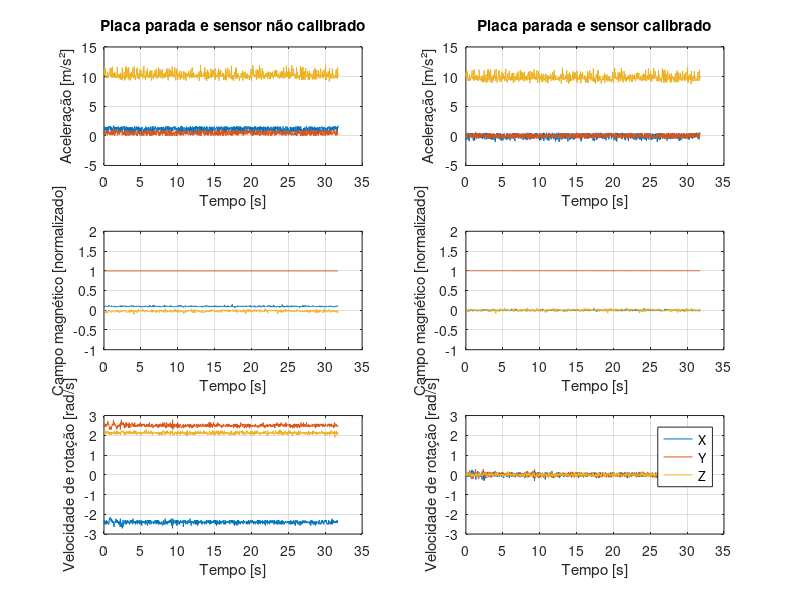
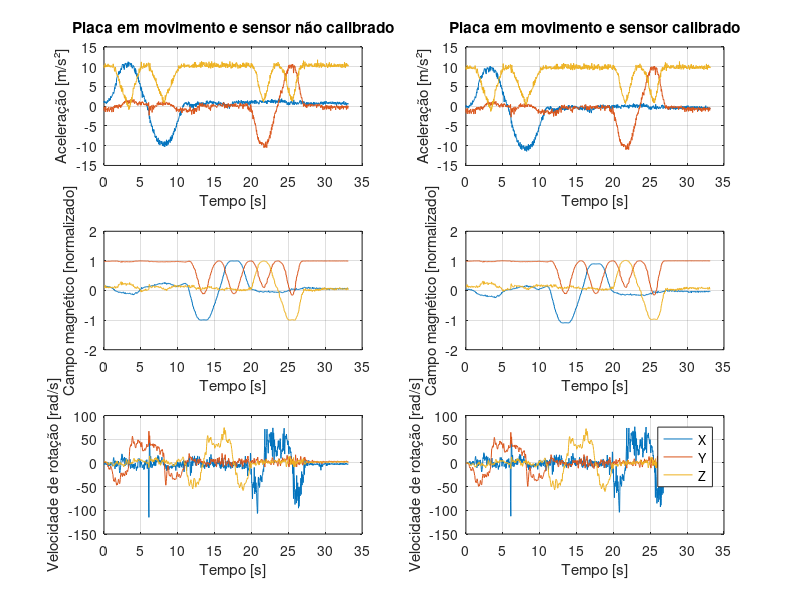
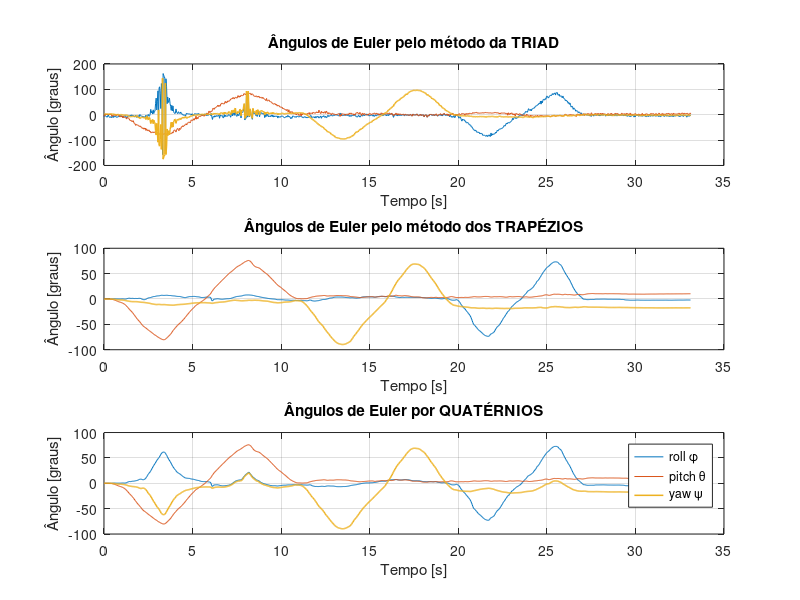
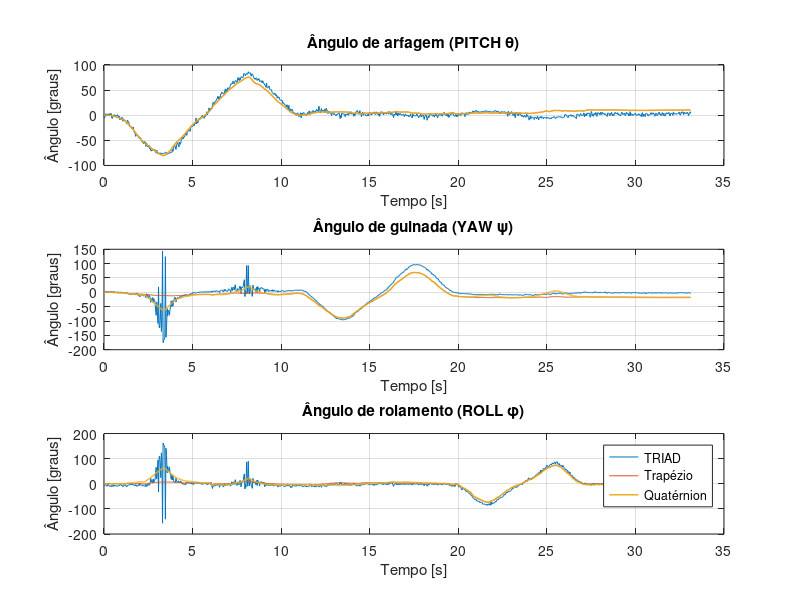

MATLAB code for these plots, in order: (Note: this script raises an error after producing the figures.)
close all
clear
clc

g = 9.81; % [m/s²] - aceleração da gravidade


%% LER ARQUIVOS

% Arquivo parada.txt
fileID = fopen('parada.txt','r'); % Abrir o Arquivo
for i = 1:1000
    string_parada = regexp(fgetl(fileID),',','split'); % Vetor com todos as strings separadas por ,
    parada(i,:) = str2double(string_parada(1:9));
    tempo_parada(i) = str2double(string_parada(10));
end
fclose(fileID);
% Sistema de referência do acelerômetro para o giroscópio
parada(:,1) = -parada(:,1);
% Sistema de referência do magnetômetro para o giroscópio
parada(:,4:6) = [fliplr(parada(:,4:5)) parada(:,6)];
parada(:,4) = -parada(:,4);

% Arquivo 90yzx.txt
fileID = fopen('90yzx.txt','r'); % Abrir o Arquivo
for i = 1:1000
    string_movimento = regexp(fgetl(fileID),',','split'); % Vetor com todos as strings separadas por ,
    movimento(i,:) = str2double(string_movimento(1:9));
    tempo_movimento(i) = str2double(string_movimento(10));
end
fclose(fileID);
% Sistema de referência do acelerômetro para o giroscópio
movimento(:,1) = -movimento(:,1);
% Sistema de referência do magnetômetro para o giroscópio
movimento(:,4:6) = [fliplr(movimento(:,4:5)) movimento(:,6)];
movimento(:,4) = -movimento(:,4);

%% CONVERSÃO DOS VALORES

modulo_parada = vecnorm(parada(:,4:6)')';
parada(:,1:3) = parada(:,1:3)*(1/256)*g; % Acelerômetro em g - m/s²
parada(:,4) = parada(:,4)./modulo_parada; % X magnetômetro
parada(:,5) = parada(:,5)./modulo_parada; % Y magnetômetro
parada(:,6) = parada(:,6)./modulo_parada; % Z magnetômetro
parada(:,7:9) = parada(:,7:9)*(1/14.375); % Giroscópio em rad/s

modulo_movimento = vecnorm(movimento(:,4:6)')';
movimento(:,1:3) = movimento(:,1:3)*(1/256)*g; % Acelerômetro em g - m/s²
movimento(:,4) = movimento(:,4)./modulo_movimento; % X magnetômetro
movimento(:,5) = movimento(:,5)./modulo_movimento; % Y magnetômetro
movimento(:,6) = movimento(:,6)./modulo_movimento; % Z magnetômetro
movimento(:,7:9) = movimento(:,7:9)*(1/14.375); % Giroscópio em rad/s


%% CALIBRAÇÃO

% vetor de desvio: colunas 1 a 3 acelerômetro / colunas 4 a 6 magnetômetro
% / colunas 7 a 9 giroscópio
desvio = [0 0 g 0 1 0 0 0 0] - mean(parada(:,1:9));

% Sensores calibrados
parada_calibrado = parada(:,1:9)+desvio;
movimento_calibrado = movimento(:,1:9)+desvio;


%% TEMPO

% Placa parada
t_parada = tempo_parada(1);
for i = 2:1000
   t_parada(i) = t_parada(i-1)+tempo_parada(i); % milisegundos
end
t_parada = t_parada*1/1000;

% Em movimento
t_movimento = tempo_movimento(1);
for i = 2:1000
   t_movimento(i) = t_movimento(i-1)+tempo_movimento(i); % milisegundos
end
t_movimento = t_movimento*1/1000;


%% PLOTAGEM DOS GRÁFICOS

% Para placa Parada sem e com calibração
figure
subplot(3,2,1)
plot(t_parada,parada(:,1:3))
title('Placa parada e sensor não calibrado')
xlabel('Tempo [s]'); ylabel('Aceleração [m/s²]')
axis([0 35 -5 15])
grid on
subplot(3,2,2)
plot(t_parada,parada_calibrado(:,1:3))
title('Placa parada e sensor calibrado')
xlabel('Tempo [s]'); ylabel('Aceleração [m/s²]')
axis([0 35 -5 15])
grid on
subplot(3,2,3)
plot(t_parada,parada(:,4:6))
xlabel('Tempo [s]'); ylabel('Campo magnético [normalizado]')
axis([0 35 -1 2])
grid on
subplot(3,2,4)
plot(t_parada,parada_calibrado(:,4:6))
xlabel('Tempo [s]'); ylabel('Campo magnético [normalizado]')
axis([0 35 -1 2])
grid on
subplot(3,2,5)
plot(t_parada,parada(:,7:9))
xlabel('Tempo [s]'); ylabel('Velocidade de rotação [rad/s]')
axis([0 35 -3 3])
grid on
subplot(3,2,6)
plot(t_parada,parada_calibrado(:,7:9))
xlabel('Tempo [s]'); ylabel('Velocidade de rotação [rad/s]')
axis([0 35 -3 3])
legend('X','Y','Z')
grid on

% Para placa em movimento com e sem calibração
figure
subplot(3,2,1)
plot(t_movimento,movimento(:,1:3))
title('Placa em movimento e sensor não calibrado')
xlabel('Tempo [s]'); ylabel('Aceleração [m/s²]')
axis([0 35 -15 15])
grid on
subplot(3,2,2)
plot(t_movimento,movimento_calibrado(:,1:3))
title('Placa em movimento e sensor calibrado')
xlabel('Tempo [s]'); ylabel('Aceleração [m/s²]')
axis([0 35 -15 15])
grid on
subplot(3,2,3)
plot(t_movimento,movimento(:,4:6))
xlabel('Tempo [s]'); ylabel('Campo magnético [normalizado]')
axis([0 35 -2 2])
grid on
subplot(3,2,4)
plot(t_movimento,movimento_calibrado(:,4:6))
xlabel('Tempo [s]'); ylabel('Campo magnético [normalizado]')
axis([0 35 -2 2])
grid on
subplot(3,2,5)
plot(t_movimento,movimento(:,7:9))
xlabel('Tempo [s]'); ylabel('Velocidade de rotação [rad/s]')
axis([0 35 -150 100])
grid on
subplot(3,2,6)
plot(t_movimento,movimento_calibrado(:,7:9))
xlabel('Tempo [s]'); ylabel('Velocidade de rotação [rad/s]')
axis([0 35 -150 100])
legend('X','Y','Z')
grid on


%% TRIAD METHOD

% Componentes de aceleração
ax_parada = parada_calibrado(:,1)./vecnorm(parada_calibrado(:,1:3)')';
ay_parada = parada_calibrado(:,2)./vecnorm(parada_calibrado(:,1:3)')';
az_parada = parada_calibrado(:,3)./vecnorm(parada_calibrado(:,1:3)')';
a_parada = [ax_parada ay_parada az_parada];

ax_movimento = movimento_calibrado(:,1)./vecnorm(movimento_calibrado(:,1:3)')';
ay_movimento = movimento_calibrado(:,2)./vecnorm(movimento_calibrado(:,1:3)')';
az_movimento = movimento_calibrado(:,3)./vecnorm(movimento_calibrado(:,1:3)')';
a_movimento = [ax_movimento ay_movimento az_movimento];

% ax_parada = parada_calibrado(:,1);
% ay_parada = parada_calibrado(:,2);
% az_parada = parada_calibrado(:,3);
% a_parada = [ax_parada ay_parada az_parada];
% 
% ax_movimento = movimento_calibrado(:,1);
% ay_movimento = movimento_calibrado(:,2);
% az_movimento = movimento_calibrado(:,3);
% a_movimento = [ax_movimento ay_movimento az_movimento];

% Componentes magnetômetro
mag_parada = parada_calibrado(:,4:6);
mag_movimento = movimento_calibrado(:,4:6);

for i = 1:1000
    
    t1i = a_parada(i,:);
    t1b = a_movimento(i,:);
    
%     t1i = a_parada(i,:)/norm(a_parada(i,:));
%     t1b = a_movimento(i,:)/norm(a_movimento(i,:));
    
    t2i = cross(a_parada(i,:),mag_parada(i,:))/norm(cross(a_parada(i,:),mag_parada(i,:)));
    t2b = cross(a_movimento(i,:),mag_movimento(i,:))/norm(cross(a_movimento(i,:),mag_movimento(i,:)));
    
    t3i = cross(t1i,t2i)/norm(cross(t1i,t2i));
    t3b = cross(t1b,t2b)/norm(cross(t1b,t2b));
    
    Ab = [t1b' t2b' t3b'];
    Ai = [t1i' t2i' t3i'];
    Rbi = Ab*Ai';
    
    pitch(i) = asind(Rbi(3,1));  
    yaw(i) = atand(Rbi(1,2)/Rbi(1,1));    
    if Rbi(1,1)<0 && Rbi(1,2)>0
        yaw(i) = yaw(i)+180;
    elseif Rbi(1,1)<0 && Rbi(1,2)<0
        yaw(i) = yaw(i)-180;
    end
    roll(i) = atand(Rbi(2,3)/Rbi(3,3));
    if Rbi(3,3)<0 && Rbi(2,3)>0
        roll(i) = roll(i)+180;
    elseif Rbi(3,3)<0 && Rbi(2,3)<0
        roll(i) = roll(i)-180;
    end
end


%% INTEGRAÇÃO PELA REGRA DO TRAPÉZIO

% Componentes giroscópio
gx_movimento = movimento_calibrado(:,7);
gy_movimento = movimento_calibrado(:,8);
gz_movimento = movimento_calibrado(:,9);
giro_movimento = [gx_movimento gy_movimento gz_movimento];

r = 0;
p = 0;
ya = 0;
for i = 1:999
    x = gx_movimento(i:i+1);
    y = gy_movimento(i:i+1);
    z = gz_movimento(i:i+1);
    t = t_movimento(i:i+1);
        
    roll2(i) = r+trapz(t,x);
    r = roll2(i);
    pitch2(i) = p+trapz(t,y);
    p = pitch2(i);
    yaw2(i) = ya+trapz(t,z);
    ya = yaw2(i);
    t2(i) = sum(t)/2;
end

%% QUATÉRNIONS

for i =1:999
    phi = roll2(i)/2;
    theta = pitch2(i)/2;
    psi = yaw2(i)/2;
    
    q1 = sind(phi)*cosd(theta)*cosd(psi)+cosd(phi)*sind(theta)*sind(psi);
    q2 = cosd(phi)*sind(theta)*cosd(psi)-sind(phi)*cosd(theta)*sind(psi);
    q3 = cosd(phi)*cosd(theta)*sind(psi)+sind(phi)*sind(theta)*cosd(psi);
    q4 = cosd(phi)*cosd(theta)*cosd(psi)-sind(phi)*sind(theta)*sind(psi);
      
    Q = [q1^2-q2^2-q3^2+q4^2, 2*(q1*q2+q3*q4), 2*(q1*q3-q2*q4);
        2*(q1*q2-q3*q4), -q1^2+q2^2-q3^2+q4^2, 2*(q2*q3+q1*q4);
        2*(q1*q3+q2*q4), 2*(q2*q3-q1*q4), -q1^2-q2^2+q3^2+q4^2 ]; 
    
    pitch3(i) = asind(Q(3,1));  
    yaw3(i) = atand(Q(1,2)/Q(1,1));
    if Q(1,1)<0 && Q(1,2)>0
        yaw3(i) = yaw3(i)+180;
    elseif Q(1,1)<0 && Q(1,2)<0
        yaw3(i) = yaw3(i)-180;
    end    
    roll3(i) = atand(Q(2,3)/Q(3,3));
        if Q(3,3)<0 && Q(2,3)>0
        roll3(i) = roll3(i)+180;
    elseif Q(3,3)<0 && Q(2,3)<0
        roll3(i) = roll3(i)-180;
    end
end


%% MÉDIA DOS 3 MÉTODOS

pitch_medio = mean([pitch(1:999); pitch2; pitch3]);
yaw_medio = mean([yaw(1:999); yaw2; yaw3]);
roll_medio = mean([roll(1:999); roll2; roll3]);


%% SEGUNDA PLOTAGEM DE GRÁFICOS

% Comparação entre os Ângulos de Euler de cada método

figure
subplot(3,1,1)
plot(t_movimento,roll, t_movimento,pitch, t_movimento,yaw, 'linewidth',1.1)
title('Ângulos de Euler pelo método da TRIAD')
xlabel('Tempo [s]'); ylabel('Ângulo [graus]')
grid on

subplot(3,1,2)
plot(t2,roll2, t2,pitch2, t2,yaw2, 'linewidth',1.1)
title('Ângulos de Euler pelo método dos TRAPÉZIOS')
xlabel('Tempo [s]'); ylabel('Ângulo [graus]')
grid on

subplot(3,1,3)
plot(t2,roll3, t2,pitch3, t2,yaw3, 'linewidth',1.1)
title('Ângulos de Euler por QUATÉRNIOS')
legend('roll \phi','pitch \theta','yaw \psi')
xlabel('Tempo [s]'); ylabel('Ângulo [graus]')
grid on

% Comparação entre os métodos

figure
subplot(3,1,1)
plot(t_movimento,pitch)
hold on
plot(t2,pitch2, t2,pitch3, 'linewidth',1.1)
title('Ângulo de arfagem (PITCH \theta)')
xlabel('Tempo [s]'); ylabel('Ângulo [graus]')
grid on

subplot(3,1,2)
plot(t_movimento,yaw)
hold on
plot(t2,yaw2, t2,yaw3, 'linewidth',1.1)
title('Ângulo de guinada (YAW \psi)')
xlabel('Tempo [s]'); ylabel('Ângulo [graus]')
grid on

subplot(3,1,3)
plot(t_movimento,roll)
hold on
plot(t2,roll2, t2,roll3, 'linewidth',1.1)
title('Ângulo de rolamento (ROLL \phi)')
xlabel('Tempo [s]'); ylabel('Ângulo [graus]')
legend('TRIAD', 'Trapézio', 'Quatérnion')
grid on

% Média

figure
plot(t2,roll_medio, t2,pitch_medio, t2,yaw_medio, 'linewidth',1.1)
title('Ângulos de Euler - Média dos 3 métodos')
xlabel('Tempo [s]'); ylabel('Ângulo [graus]')
legend('roll \phi','pitch \theta','yaw \psi')
grid on


%% Erros absolutos e relativos

% TRIAD E TRAPÉZIO
fprintf('Método da TRIAD e do TRAPÉZIO \n\n')

erro_absoluto_medio_pitch_Triad_Trap = abs(mean(pitch)-mean(pitch2));
erro_absoluto_medio_yaw_Triad_Trap = abs(mean(yaw)-mean(yaw2));
erro_absoluto_medio_roll_Triad_Trap = abs(mean(roll)-mean(roll2));
fprintf('# Erro Absoluto \n * Pitch: %f º\n * Yaw: %f º\n * Roll: %f º\n\n',erro_absoluto_medio_pitch_Triad_Trap,erro_absoluto_medio_yaw_Triad_Trap,erro_absoluto_medio_roll_Triad_Trap)

erro_relativo_medio_pitch_Triad_Trap = erro_absoluto_medio_pitch_Triad_Trap/abs(mean(pitch2));
erro_relativo_medio_yaw_Triad_Trap = erro_absoluto_medio_yaw_Triad_Trap/abs(mean(yaw2));
erro_relativo_medio_roll_Triad_Trap = erro_absoluto_medio_roll_Triad_Trap/abs(mean(roll2));
fprintf('# Erro Relativo \n * Pitch: %f %%\n * Yaw: %f %%\n * Roll: %f %%\n\n',erro_relativo_medio_pitch_Triad_Trap,erro_relativo_medio_yaw_Triad_Trap,erro_relativo_medio_roll_Triad_Trap)

fprintf('___________________________________________________________________ \n\n')
% TRIAD E QUATÉRNIONS
fprintf('Método da TRIAD e dos QUATÉRNIONS\n\n')

erro_absoluto_medio_pitch_Triad_Quat = abs(mean(pitch)-mean(pitch3));
erro_absoluto_medio_yaw_Triad_Quat = abs(mean(yaw)-mean(yaw3));
erro_absoluto_medio_roll_Triad_Quat = abs(mean(roll)-mean(roll3));
fprintf('# Erro Absoluto \n * Pitch: %f º\n * Yaw: %f º\n * Roll: %f º\n\n',erro_absoluto_medio_pitch_Triad_Quat,erro_absoluto_medio_yaw_Triad_Quat,erro_absoluto_medio_roll_Triad_Quat)

fprintf('___________________________________________________________________ \n\n')
% TRAPÉZIO E QUATÉRNIONS
fprintf('Método do TRAPÉZIO e dos QUARTÉRNIONS\n\n')

erro_absoluto_medio_pitch_Trap_Quat = abs(mean(pitch2)-mean(pitch3));
erro_absoluto_medio_yaw_Trap_Quat = abs(mean(yaw2)-mean(yaw3));
erro_absoluto_medio_roll_Trap_Quat = abs(mean(roll2)-mean(roll3));
fprintf('# Erro Absoluto  \n * Pitch: %f º\n * Yaw: %f º\n * Roll: %f º\n\n',erro_absoluto_medio_pitch_Trap_Quat,erro_absoluto_medio_yaw_Trap_Quat,erro_absoluto_medio_roll_Trap_Quat)

erro_relativo_medio_pitch_Trap_Quat = erro_absoluto_medio_pitch_Trap_Quat/abs(mean(pitch2));
erro_relativo_medio_yaw_Trap_Quat = erro_absoluto_medio_yaw_Trap_Quat/abs(mean(yaw2));
erro_relativo_medio_roll_Trap_Quat = erro_absoluto_medio_roll_Trap_Quat/abs(mean(roll2));
fprintf('# Erro Relativo \n * Pitch: %f %%\n * Yaw: %f %%\n * Roll: %f %%\n\n',erro_relativo_medio_pitch_Trap_Quat,erro_relativo_medio_yaw_Trap_Quat,erro_relativo_medio_roll_Trap_Quat)

%% ANIMAÇÃO
my_vertices = [-1 -2 -1/4; 1 -2 -1/4; 1 2 -1/4; -1 2 -1/4; -1 -2 1/4; 1 -2 1/4; 1 2 1/4; -1 2 1/4];
my_faces = [1 2 3 4; 2 6 7 3; 4 3 7 8; 1 5 8 4; 1 2 6 5; 5 6 7 8];
fig = figure(6);
cube2 = patch('Vertices', my_vertices, 'Faces', my_faces, 'FaceColor', [0.6 0 0]);
axis([-1 1 -1 1 -1 1]*4)
view([-30 30])
axis off
lx = line([-4 4], [0 0], [0 0]); Tx = text(4, 0, 0, 'ROLL \phi');
ly = line( [0 0], [-4 4], [0 0]); Ty = text( 0, 4, 0, 'PITCH \theta');
lz = line( [0 0], [0 0], [-4 4]); Tz = text( 0, 0, 4, 'YAW \psi');

line([-4 4], [0 0], [0 0], 'Color','black','LineStyle','--'); text(4, 0, 0, 'X');
line( [0 0], [-4 4], [0 0], 'Color','black','LineStyle','--'); text( 0, 4, 0, 'Y');
line( [0 0], [0 0], [-4 4], 'Color','black','LineStyle','--'); text( 0, 0, 4, 'Z');
legend('','','','','Posição inicial dos eixos', 'Location','south')

pp2 = 0; 
yy2 = 0; 
rr2 = 0; 
for i = 1:999
   tic
   
   title(['Tempo: ' num2str(fix(t2(i))) ' s'])

   rotate(cube2, [0 1 0],pitch2(i)-pp2,[0 0 0])   
   rotate(cube2, [0 0 1],yaw2(i)-yy2,[0 0 0])
   rotate(cube2, [1 0 0],roll2(i)-rr2,[0 0 0])
    
   rotate(lx, [0 1 0],pitch2(i)-pp2,[0 0 0])
   rotate(lx, [0 0 1],yaw2(i)-yy2,[0 0 0])
   rotate(lx, [1 0 0],roll2(i)-rr2,[0 0 0])
   rotate(ly, [0 1 0],pitch2(i)-pp2,[0 0 0]) 
   rotate(ly, [0 0 1],yaw2(i)-yy2,[0 0 0])   
   rotate(ly, [1 0 0],roll2(i)-rr2,[0 0 0])   
   rotate(lz, [0 1 0],pitch2(i)-pp2,[0 0 0])
   rotate(lz, [0 0 1],yaw2(i)-yy2,[0 0 0])
   rotate(lz, [1 0 0],roll2(i)-rr2,[0 0 0])
   
   rotate(Tx, [0 1 0],pitch2(i)-pp2,[0 0 0])
   rotate(Tx, [0 0 1],yaw2(i)-yy2,[0 0 0])
   rotate(Tx, [1 0 0],roll2(i)-rr2,[0 0 0])
   rotate(Ty, [0 1 0],pitch2(i)-pp2,[0 0 0]) 
   rotate(Ty, [0 0 1],yaw2(i)-yy2,[0 0 0])   
   rotate(Ty, [1 0 0],roll2(i)-rr2,[0 0 0])   
   rotate(Tz, [0 1 0],pitch2(i)-pp2,[0 0 0])
   rotate(Tz, [0 0 1],yaw2(i)-yy2,[0 0 0])
   rotate(Tz, [1 0 0],roll2(i)-rr2,[0 0 0])
   
   pp2 = pitch2(i);
   yy2 = yaw2(i);
   rr2 = roll2(i);
   
   drawnow
   
   tiempo = toc;
   pause((tempo_movimento(i)/1000)-tiempo)
   
%    pause(2)
%    saveas(cube2,sprintf('%d.png',i))

   frame = getframe(fig);
   im{i} = frame2im(frame);
end

fprintf('\n *PROGRAMA FINALIZADO* \n')

%% Criando GIF
% filename = 'Atitude da placa.gif'; % Specify the output file name
% for idx = 1:999
%     [A,map] = rgb2ind(im{idx},256);
%     if idx == 1
%         imwrite(A,map,filename,'gif','LoopCount',Inf,'DelayTime',tempo_movimento(i)/1000);
%     else
%         imwrite(A,map,filename,'gif','WriteMode','append','DelayTime',tempo_movimento(i)/1000);
%     end
% end









